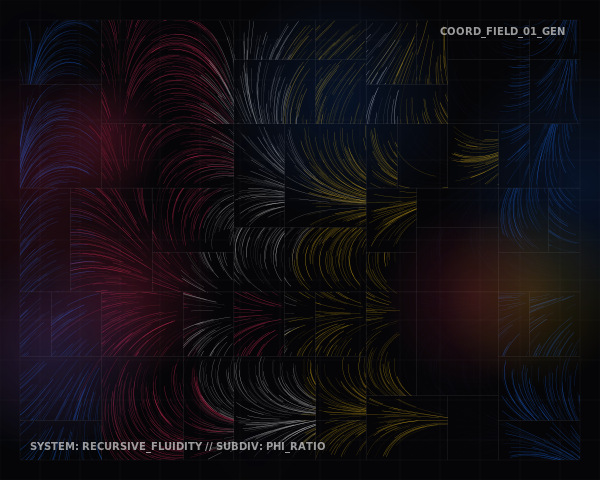

Source code (Python):
import cairo
import math
import random

# Setup
width, height = 600, 480
surface = cairo.ImageSurface(cairo.FORMAT_ARGB32, width, height)
ctx = cairo.Context(surface)

# Constants
PHI = (1 + 5**0.5) / 2
INV_PHI = 1 / PHI
COLORS = [
    (0.05, 0.05, 0.1),   # Deep Space
    (0.1, 0.4, 0.9),    # Electric Blue
    (1.0, 0.2, 0.4),    # Vibrant Magenta
    (0.95, 0.95, 0.95), # Swiss White
    (1.0, 0.8, 0.1)     # Golden Highlight
]

# Background
ctx.set_source_rgb(0.02, 0.02, 0.03)
ctx.paint()

def get_flow_angle(x, y, scale=0.005):
    """Generates a mathematical flow angle based on coordinates."""
    angle = math.sin(x * scale) * math.cos(y * scale) * math.pi * 2
    angle += math.sin((x + y) * scale * 0.5) * math.pi
    return angle

def draw_flow_lines(x, y, w, h, depth):
    """Draws granular, fluid lines within a bounding box."""
    ctx.save()
    # Masking the area
    ctx.rectangle(x, y, w, h)
    ctx.clip()
    
    line_count = int((w * h) / (150 - depth * 15))
    for _ in range(max(5, line_count)):
        px, py = x + random.random() * w, y + random.random() * h
        
        # Color selection based on position and depth
        color_idx = (depth + int(px/100)) % len(COLORS)
        r, g, b = COLORS[color_idx]
        alpha = random.uniform(0.2, 0.7)
        ctx.set_source_rgba(r, g, b, alpha)
        
        ctx.set_line_width(random.uniform(0.5, 2.5) / (depth + 1))
        
        ctx.move_to(px, py)
        steps = random.randint(5, 15)
        step_len = random.uniform(2, 8)
        
        for _ in range(steps):
            angle = get_flow_angle(px, py)
            px += math.cos(angle) * step_len
            py += math.sin(angle) * step_len
            ctx.line_to(px, py)
        
        ctx.stroke()
    ctx.restore()

def recursive_subdivide(x, y, w, h, depth):
    """Recursive subdivision using golden ratio proportions."""
    if depth > 5 or (w * h < 4000 and depth > 2):
        draw_flow_lines(x, y, w, h, depth)
        # Draw subtle border for structural hierarchy
        ctx.set_source_rgba(1, 1, 1, 0.1)
        ctx.set_line_width(0.3)
        ctx.rectangle(x, y, w, h)
        ctx.stroke()
        return

    # Decide split direction based on aspect ratio or depth
    split_vertically = w > h
    
    # Golden ratio split point
    if split_vertically:
        split_size = w * INV_PHI
        # Variation: occasionally flip the split
        if random.random() > 0.5:
            recursive_subdivide(x, y, split_size, h, depth + 1)
            recursive_subdivide(x + split_size, y, w - split_size, h, depth + 1)
        else:
            recursive_subdivide(x, y, w - split_size, h, depth + 1)
            recursive_subdivide(x + (w - split_size), y, split_size, h, depth + 1)
    else:
        split_size = h * INV_PHI
        if random.random() > 0.5:
            recursive_subdivide(x, y, w, split_size, depth + 1)
            recursive_subdivide(x, y + split_size, w, h - split_size, depth + 1)
        else:
            recursive_subdivide(x, y, w, h - split_size, depth + 1)
            recursive_subdivide(x, y + (h - split_size), w, split_size, depth + 1)

# Start recursion
recursive_subdivide(20, 20, width - 40, height - 40, 0)

# Add a "Swiss Grid" overlay for structural precision
ctx.set_source_rgba(1, 1, 1, 0.05)
ctx.set_line_width(0.5)
grid_size = 40
for i in range(int(width/grid_size) + 1):
    ctx.move_to(i * grid_size, 0)
    ctx.line_to(i * grid_size, height)
    ctx.stroke()
for j in range(int(height/grid_size) + 1):
    ctx.move_to(0, j * grid_size)
    ctx.line_to(width, j * grid_size)
    ctx.stroke()

# Final atmospheric "Leaking" effect
for _ in range(12):
    cx, cy = random.random() * width, random.random() * height
    rad = random.uniform(50, 150)
    grad = cairo.RadialGradient(cx, cy, 0, cx, cy, rad)
    r, g, b = random.choice(COLORS)
    grad.add_color_stop_rgba(0, r, g, b, 0.15)
    grad.add_color_stop_rgba(1, r, g, b, 0)
    ctx.set_source(grad)
    ctx.arc(cx, cy, rad, 0, math.pi * 2)
    ctx.fill()

# Geometric Labeling (Swiss style)
ctx.select_font_face("Sans", cairo.FONT_SLANT_NORMAL, cairo.FONT_WEIGHT_BOLD)
ctx.set_font_size(10)
ctx.set_source_rgba(1, 1, 1, 0.6)
ctx.move_to(30, height - 30)
ctx.show_text("SYSTEM: RECURSIVE_FLUIDITY // SUBDIV: PHI_RATIO")
ctx.move_to(width - 160, 35)
ctx.show_text("COORD_FIELD_01_GEN")
